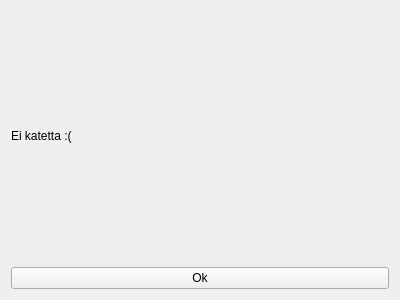
<?xml version="1.0" encoding="UTF-8"?>
<ui version="4.0">
 <class>kate</class>
 <widget class="QWidget" name="kate">
  <property name="geometry">
   <rect>
    <x>0</x>
    <y>0</y>
    <width>400</width>
    <height>300</height>
   </rect>
  </property>
  <property name="windowTitle">
   <string>Form</string>
  </property>
  <layout class="QVBoxLayout" name="verticalLayout">
   <item>
    <widget class="QLabel" name="label">
     <property name="text">
      <string>Ei katetta :(</string>
     </property>
    </widget>
   </item>
   <item>
    <widget class="QPushButton" name="btnkate">
     <property name="text">
      <string>Ok</string>
     </property>
    </widget>
   </item>
  </layout>
 </widget>
 <resources/>
 <connections/>
</ui>
